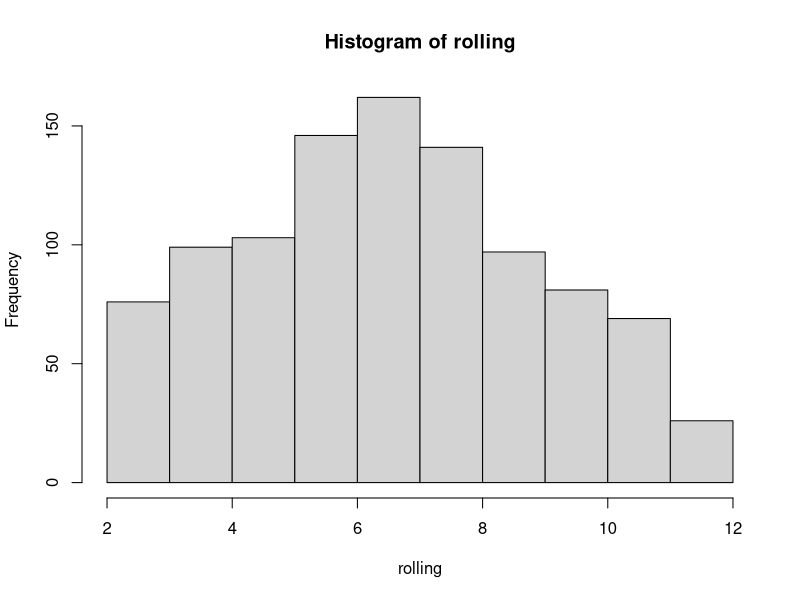
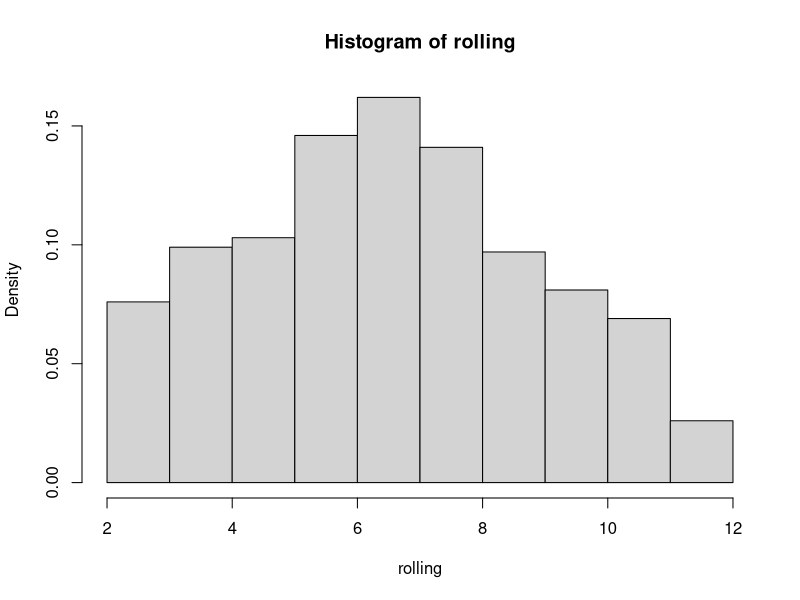
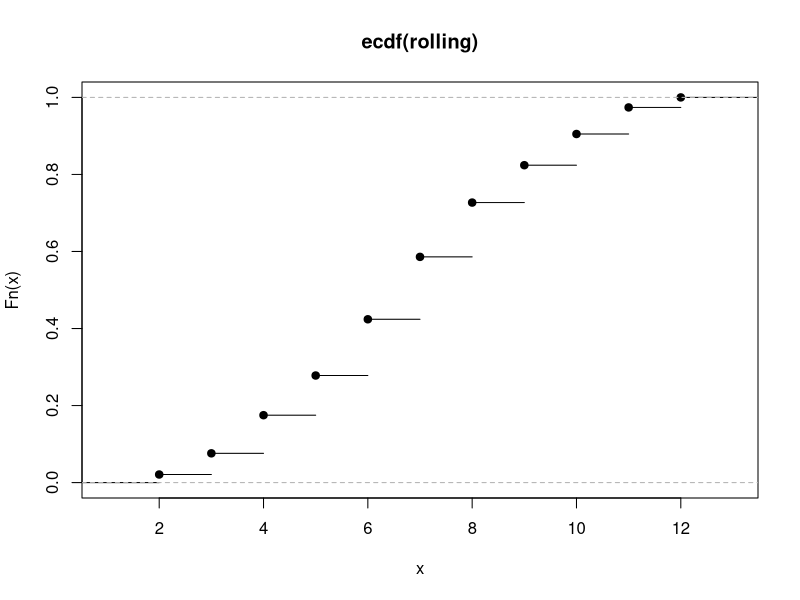
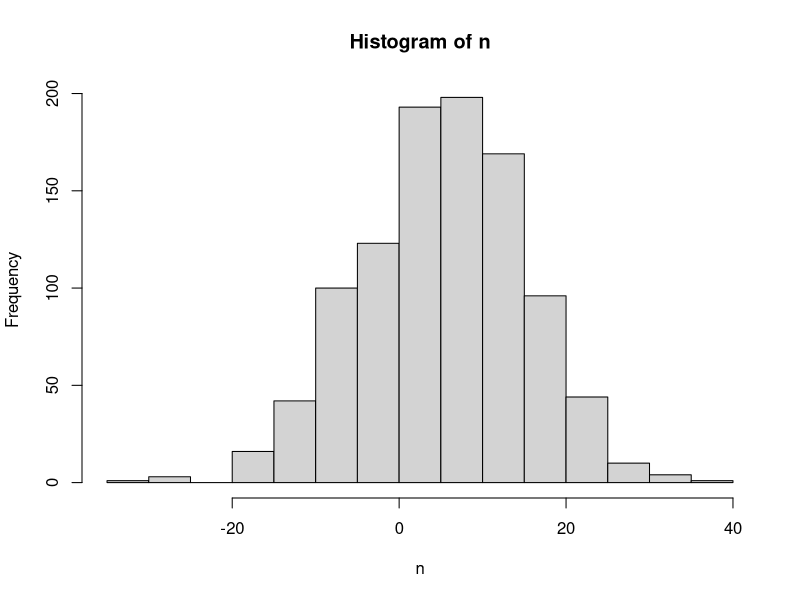

R code for these plots, in order:
#dice simulation

d = 1000

dice1 <- sample(6,d,replace=TRUE)
dice2 <- sample(6,d,replace=TRUE)




rolling <- dice1 + dice2


#histogramms
hist(rolling)
hist(rolling, freq=FALSE)


#cummulative distribution
plot(ecdf(rolling))


#normal distribution
n <- rnorm(1000, mean=5, sd=10)
hist(n)




z <- (68-70)/3.3

